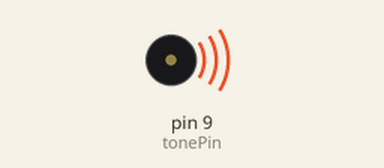
Bench run of a sketch on a simulated Arduino Uno, built with avr-gcc and run on an emulated ATmega328P. Shown: buzzer (waves = sounding).

Above: at 0.2 s.
Timing chart, 0 to 3.0 s (numbered marks = the images above):
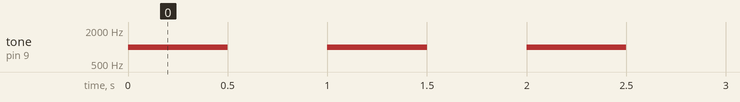

Measured:
- by itself, tone on pin 9 (tonePin): alternates 1000 Hz for 0.50 s and silent for 0.50 s

The sketch:

accoustic_driver.ino
```cpp
const int tonePin = 9; // Digital pin connected to MAX9744 audio input

void setup() {
  // No special setup needed for tone() on this pin
}

void loop() {
  // Play a 1000 Hz tone for 500 milliseconds
  tone(tonePin, 1000, 500);
  delay(1000);
}
```
